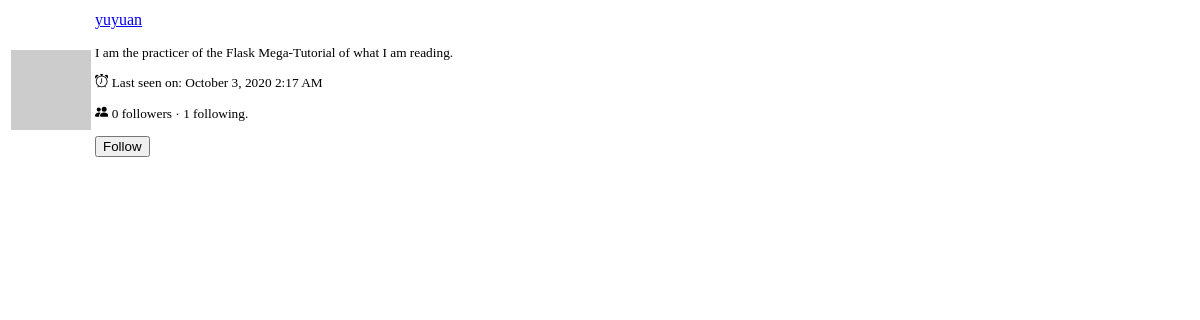
The page /user/yuyuan/popup (signed in) on the database as committed earlier.
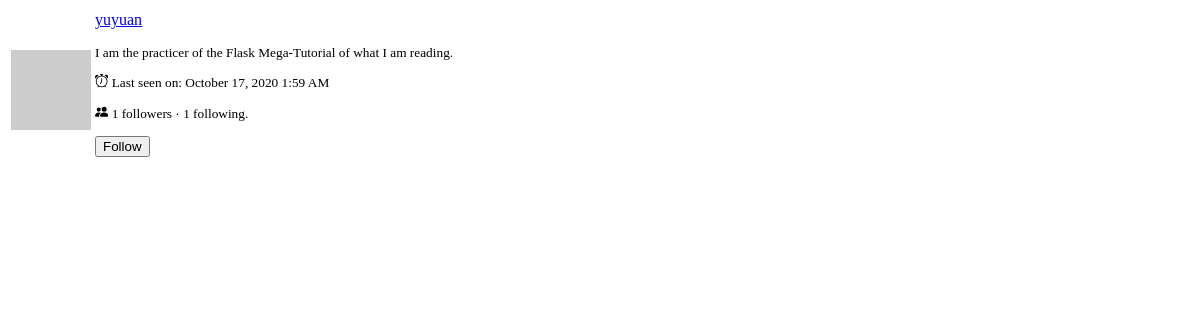
The same page on the database as committed later.
### blog_app/models.py (models this page shows, shortened)
class User(UserMixin, db.Model):  # 数据库表命是snake case 如user，GoodList-->good_list
    id = db.Column(db.Integer, primary_key=True)
    username = db.Column(db.String(64), index=True, unique=True)
    password_hash = db.Column(db.String(128))
    email = db.Column(db.String(120), index=True, unique=True)
    about_me = db.Column(db.String(100))
    last_seen = db.Column(db.DateTime, default=datetime.utcnow)
    posts = db.relationship('Post', backref='author',
                            lazy='dynamic')  # 声明一对多的关系 arg1代表many方，backref p.author=the user
    followed = db.relationship('User', secondary=followers, primaryjoin=(followers.c.follower_id == id),
                               secondaryjoin=(followers.c.followed_id == id),
                               backref=db.backref('followers', lazy='dynamic'), lazy='dynamic')
    message_sent = db.relationship('Message', foreign_keys='Message.sender_id', backref='author', lazy='dynamic')
    message_received = db.relationship('Message', foreign_keys='Message.receiver_id', backref='recipient',
                                       lazy='dynamic')
    last_message_read_time = db.Column(db.DateTime)
    notifications = db.relationship('Notification', backref='user', lazy='dynamic')
    def avatar(self, size):  # 利用这个网址生成头像,默认是identicon
        digest = md5(self.email.lower().encode('utf-8')).hexdigest()
        return 'https://www.gravatar.com/avatar/{}?d=identicon&s={}'.format(digest, size)
    def is_following(self, user):
        return self.followed.filter(followers.c.followed_id == user.id).count() > 0

### blog_app/main/routes.py (the view)
@bp.route('/user/<username>/popup')
@login_required
def user_popup(username):
    user = User.query.filter_by(username=username).first()
    form = EmptyForm()
    return render_template('user_popup.html', user=user, form=form)

### blog_app/main/forms.py
class SearchForm(FlaskForm):
    q = StringField(_l('Search'), validators=[DataRequired()])
    def __init__(self, *args, **kwargs):
        if 'formdata' not in kwargs:
            kwargs['formdata'] = request.args
        if 'csrf_enabled' not in kwargs:  # form.hidden_tag()会增加这个字段，设置为false，才可点击搜索
            kwargs['csrf_enabled'] = False
        super(SearchForm, self).__init__(*args, **kwargs)

class EmptyForm(FlaskForm):
    submit = SubmitField(_l('Follow'))

### blog_app/main/routes.py (called while the page is built)
@bp.before_request
def before_request():
    if current_user.is_authenticated:
        current_user.last_seen = datetime.utcnow()
        db.session.commit()  # 把修改写入数据库，这里不需要session.add()，再执行一次也得到是current_user对象
        g.locale = str(get_locale())  # 为了翻译datetime
        g.search_form = SearchForm()  # g可以存储一些需要保存到请求结束的数据，每个请求和客户端的g是不一样的，因此可以保存每个请求的私有数据

### blog_app/models.py (called while the page is built)
@login.user_loader
def load_user(id):
    return User.query.get(int(id))

    @classmethod
    def before_commit(cls, session):
        session._changes = {
            'add': list(session.new),  # 添加对象
            'update': list(session.dirty),  # 修改对象
            'delete': list(session.deleted)  # 删除对象
        }

### blog_app/templates/user_popup.html (shortened to what this page needs)
<table class="table">
    <tr>
        <td width="64" style="border: 0px;"><img src="{{ user.avatar(64) }}"></td>
        <td style="border: 0px;">
            <p><a href="{{ url_for('main.user', username=user.username) }}">{{ user.username }}</a></p>
            <small>
                {% if user.about_me %}<p>{{ user.about_me }}</p>{% endif %}
                {% if user.last_seen %}
                 <p>
                        {{ _('Last seen on: %(tm)s',tm=moment(user.last_seen).format('LLL')) }}
                 </p>
                 <p>
                    {{ _('%(c)d followers',c=user.followers.count()) }}
                    · {{ _('%(c)d following.',c=user.followed.count()) }}
                </p>
                {% endif %}
                {% if user != current_user %}
                    {% if not current_user.is_following(user) %}
                    <p>
                        <form action="{{ url_for('main.follow', username=user.username) }}" method="post">
                            {{ form.submit(value=_('Follow'), class_='btn btn-default btn-sm') }}
                        </form>
                    </p>
                    {% endif %}
                {% endif %}
            </small>
        </td>
    </tr>
</table>

Rows that differ between the two databases and show on the page:
changed User "yuyuan": last_seen "Last seen on: October 3, 2020 2:17 AM" → "Last seen on: October 17, 2020 1:59 AM"
Other text that changed with them:
text no longer shown: "0 followers"
text now shown: "1 followers"
